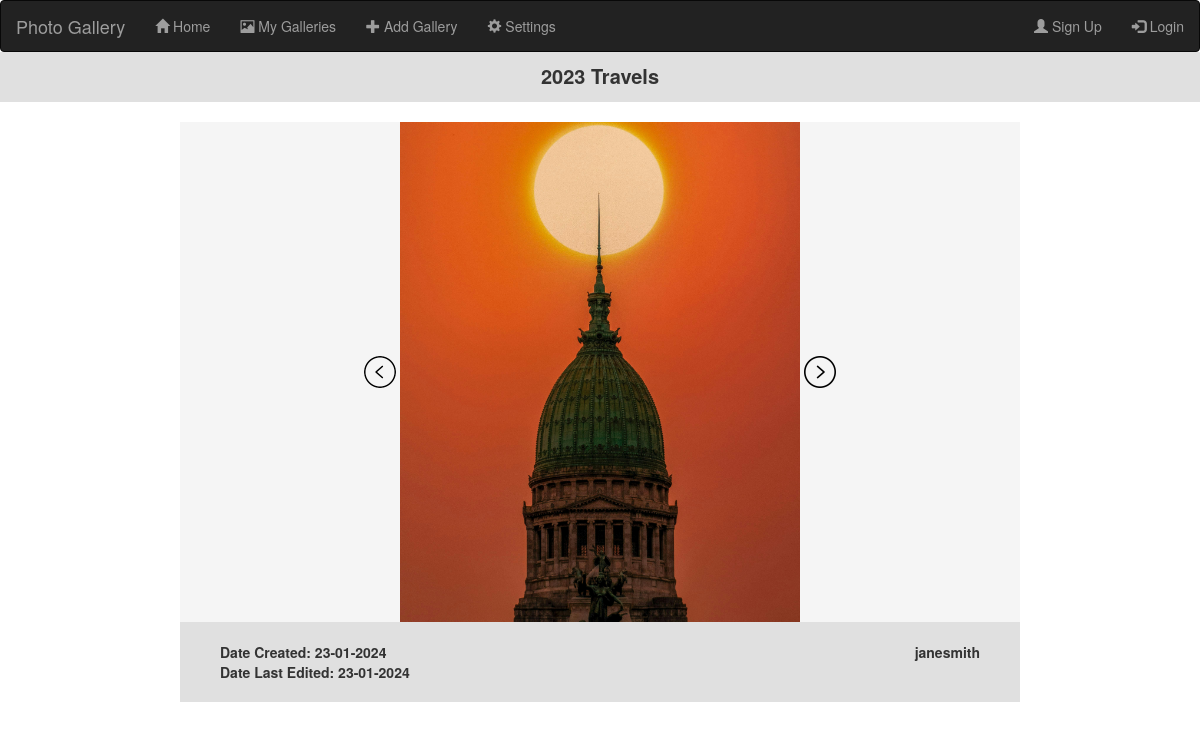
Page /viewGallery1 on the committed database.
### app.py (models this page shows, shortened)
class Gallery(db.Model):
    __tablename__ = 'galleries'
    id = db.Column(db.Integer, primary_key=True)
    userId = db.Column(db.Integer, db.ForeignKey(User.id))
    numPhotos = db.Column(db.Integer)
    title = db.Column(db.String(40))
    dateCreated = db.Column(db.Date)
    dateLastEdited = db.Column(db.Date)
    description = db.Column(db.Text)
    photos = db.relationship('Photo', backref='gallery')

class Photo(db.Model):
    __tablename__ = 'photos'
    __bind_key__ = 'photos'
    id = db.Column(db.Integer, primary_key=True)
    galleryId = db.Column(db.Integer, db.ForeignKey(Gallery.id))
    photoURL = db.Column(db.String(32))
    thumbnailURL = db.Column(db.String(32))

class User(UserMixin, db.Model):
    __tablename__ = 'users'
    __bind_key__ = 'users'
    id = db.Column(db.Integer, primary_key = True)
    fname = db.Column(db.String(32))
    lname = db.Column(db.String(32))
    email = db.Column(db.String(300), unique = True)
    username = db.Column(db.String(24))
    passwordHash = db.Column(db.String(128))
    galleries = db.relationship('Gallery', backref='user')

### app.py (the view)
@app.route("/viewGallery<int:galleryID>")
def viewGallery(galleryID):
    gallery = getGalleries()[galleryID]
    photos = Photo.query.filter_by(galleryId=gallery['id']).all()
    URLs = {}
    count = 0
    for photo in photos:
        URLs[count] = photo.photoURL
        count += 1
    print(URLs)
    return render_template('indvGallery.html', URLs = URLs, title = gallery['title'], description = gallery['description'], numPhotos = gallery['numPhotos'], dateCreated = gallery['dateCreated'], dateLastEdited = gallery['dateLastEdited'], username = users[gallery['userId']]["username"], loggedIn = isLoggedIn())

### app.py (called while the page is built, shortened)
def isLoggedIn():
    if 'loggedIn' not in session:
        session['loggedIn'] = False
        session.modified = True
    return session['loggedIn']

def getGalleries(refresh = False):
    return galleries

### templates/indvGallery.html (shortened to what this page needs)
{% extends "base.html" %}
{% block content %}
    <div class = "pageTitle">
        {{title}}
    </div>
    <div id = "indvGallery">
        <div class = "images">
            <img src = "{{ url_for('static', filename = 'leftArrow.png') }}" class = "leftArrow" onclick = "nextPhoto(-1)">
            <img src = "{{URLs[0]}}" style = "height: 500px" id = "photo">
            <img src = "{{ url_for('static', filename = 'rightArrow.png') }}" class = "rightArrow" onclick = "nextPhoto(1)">
        </div>
        <div class = "galleryDetails">
            <div class = "galleryDates">
                Date Created: {{dateCreated.strftime('%d-%m-%Y')}}<br>
                Date Last Edited: {{dateLastEdited.strftime('%d-%m-%Y')}}
            </div>
            <div class = "galleryUser">{{username}}</div>
        </div>
    </div>
{% endblock %}

### static/style.css (style rules this page uses)
:root { --lightBackground: #F5F5F5; --darkBackground: #E0E0E0; }
.pageTitle { margin: auto; font-size: 20px; background-color: var(--darkBackground); text-align: center; font-weight: bold; height: 50px; padding-top: 10px; }
#indvGallery { width: 70%; margin: auto; background-color: var(--lightBackground); margin-top: 20px; margin-bottom: 50px; }
.images { text-align: center; }
.galleryDetails { background-color: var(--darkBackground); font-weight: bold; padding:20px 40px; }
.galleryDates { float: left; }
.galleryUser { float: right; }

### rows in the picture
Gallery: title "2023 Travels", strftime "23-01-2024"
Photo: photoURL (picture)
User: username "janesmith"
